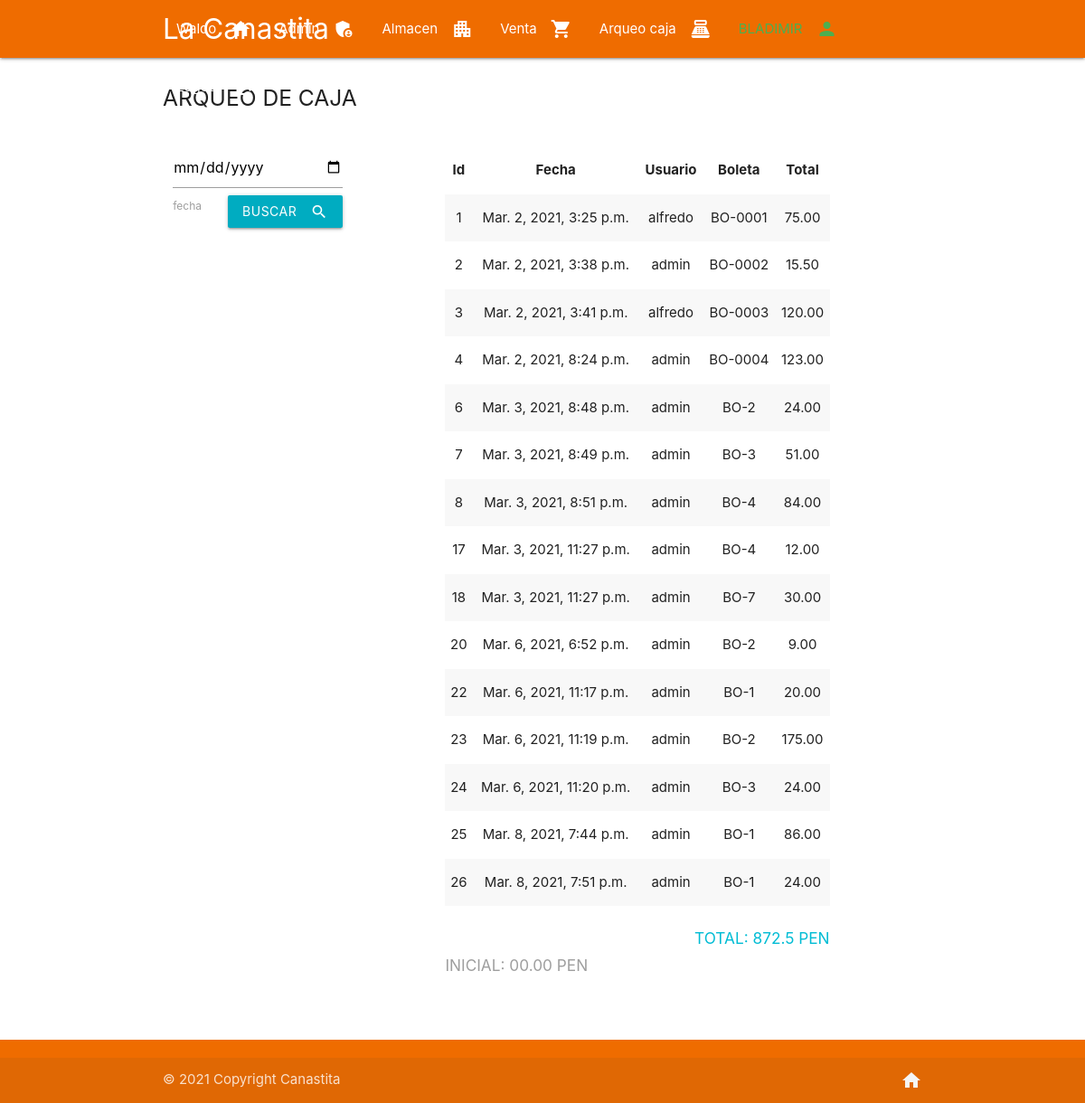
The page /arqueo-caja/ (signed in) on the database its author committed.
### cajero/models.py (models this page shows, shortened)
class Venta(models.Model):
    id_user = models.ForeignKey(settings.AUTH_USER_MODEL, on_delete=models.PROTECT)
    total = models.DecimalField(null=False, validators=[MinValueValidator(Decimal('0.01'))], max_digits=7, decimal_places=2)
    boleta = models.CharField(max_length=8)
    fecha = models.DateTimeField(auto_now_add=True)

### cajero/views.py (the view, shortened to what this page needs)
# urls.py: path('arqueo-caja/', arqueo_caja, name="arqueo")
def arqueo_caja(request):
    sum_total = 0
    ventas = Venta.objects.all()
    sum_total = Venta.objects.aggregate(Sum('total'))
    data = {
        'ventas':ventas,
        'sum':sum_total['total__sum']
    }
    return render(request, 'cajero/arqueo.html', data)

### cajero/templates/cajero/arqueo.html (shortened to what this page needs)
{% extends 'cajero/base.html' %}
{% load static %}
{% load humanize %}
{% block content %}
<div class="container section">
  <h5>ARQUEO DE CAJA</h5>
  <div class="row section">
    <div class="col s3">
      <div class="section">
        <form action="{% url 'arqueo' %}" method="POST">
          <input type="date" name="fech" required>
          <label for="fech">fecha</label>
          <button class="btn waves-effect cyan darken-1 right" type="submit" name="action">buscar<i class="material-icons right">search</i>
          </button>
        </form>
      </div>
    </div>
    <div class="col s9 white valign-wrapper">
      <div class="container section">
        <table class="striped centered responsive-table">
          <thead>
            <tr>
                <th>Id</th>
                <th>Fecha</th>
                <th>Usuario</th>
                <th>Boleta</th>
                <th>Total</th>
            </tr>
          </thead>
          <tbody>
            {% for val in ventas %}
            <tr>
                <td>{{val.id}}</td>
                <td>{{val.fecha}}</td>
                <td>{{val.id_user}}</td>
                <td>{{val.boleta}}</td>
                <td>{{val.total}}</td>
            </tr>
            {% endfor %}
          </tbody>
        </table>
        <div class="section">
          <h6 id="total" class="cyan-text darken-1 right">TOTAL: {{ sum }} PEN</h6>
        </div>
        <div class="section">
          <h6 class="grey-text darken-4 left"> INICIAL: 00.00 PEN</h6>
        </div>
      </div>
    </div>
  </div>
</div>
{% endblock %}

### rows shown on the page
Venta: id "1", fecha "Mar. 2, 2021, 3:25 p.m.", id_user "alfredo", boleta "BO-0001", total "75.00"
Venta: id "2", fecha "Mar. 2, 2021, 3:38 p.m.", id_user "admin", boleta "BO-0002", total "15.50"
Venta: id "3", fecha "Mar. 2, 2021, 3:41 p.m.", id_user "alfredo", boleta "BO-0003", total "120.00"
Venta: id "4", fecha "Mar. 2, 2021, 8:24 p.m.", id_user "admin", boleta "BO-0004", total "123.00"
Venta: id "6", fecha "Mar. 3, 2021, 8:48 p.m.", id_user "admin", boleta "BO-2", total "24.00"
Venta: id "7", fecha "Mar. 3, 2021, 8:49 p.m.", id_user "admin", boleta "BO-3", total "51.00"
Venta: id "8", fecha "Mar. 3, 2021, 8:51 p.m.", id_user "admin", boleta "BO-4", total "84.00"
Venta: id "17", fecha "Mar. 3, 2021, 11:27 p.m.", id_user "admin", boleta "BO-4", total "12.00"
Venta: id "18", fecha "Mar. 3, 2021, 11:27 p.m.", id_user "admin", boleta "BO-7", total "30.00"
Venta: id "20", fecha "Mar. 6, 2021, 6:52 p.m.", id_user "admin", boleta "BO-2", total "9.00"
Venta: id "22", fecha "Mar. 6, 2021, 11:17 p.m.", id_user "admin", boleta "BO-1", total "20.00"
Venta: id "23", fecha "Mar. 6, 2021, 11:19 p.m.", id_user "admin", boleta "BO-2", total "175.00"
Venta: id "24", fecha "Mar. 6, 2021, 11:20 p.m.", id_user "admin", boleta "BO-3", total "24.00"
Venta: id "25", fecha "Mar. 8, 2021, 7:44 p.m.", id_user "admin", boleta "BO-1", total "86.00"
Venta: id "26", fecha "Mar. 8, 2021, 7:51 p.m.", id_user "admin", boleta "BO-1", total "24.00"

### other values the page prints
{{ sum }} "872.5"
